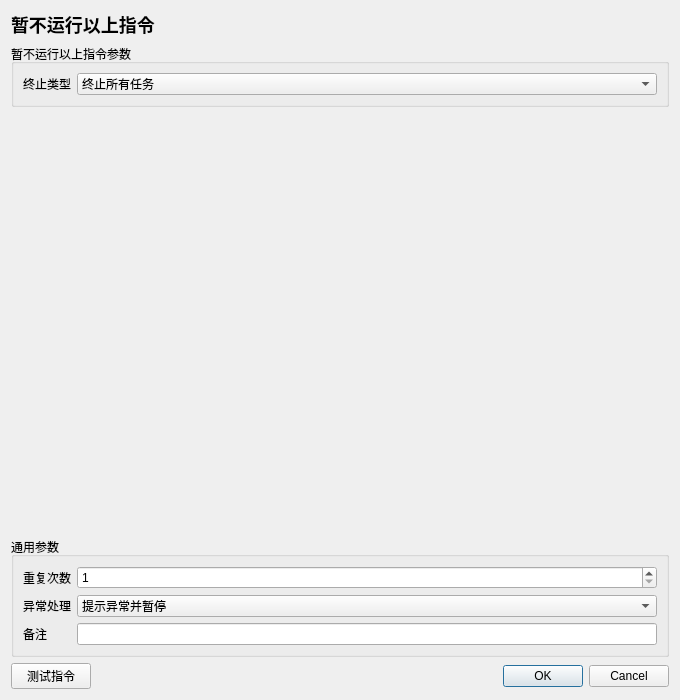
<?xml version="1.0" encoding="UTF-8"?>
<ui version="4.0"><class>InstructionEditor</class><widget class="QDialog" name="InstructionEditor">
<property name="geometry"><rect><x>0</x><y>0</y><width>680</width><height>700</height></rect></property><property name="minimumSize"><size><width>560</width><height>480</height></size></property><property name="windowTitle"><string>暂不运行以上指令</string></property>
<layout class="QVBoxLayout" name="rootLayout">
<item><widget class="QLabel" name="titleLabel"><property name="text"><string>暂不运行以上指令</string></property><property name="styleSheet"><string>font-size: 18px; font-weight: 600;</string></property></widget></item>
<item><widget class="QGroupBox" name="parameterGroupBox"><property name="title"><string>暂不运行以上指令参数</string></property><layout class="QFormLayout" name="parameterFormLayout"><item row="0" column="0"><widget class="QLabel" name="parameterLabel_0"><property name="text"><string>终止类型</string></property></widget></item><item row="0" column="1"><widget class="QComboBox" name="parameter_0"><item><property name="text"><string>终止所有任务</string></property></item><property name="currentIndex"><number>0</number></property></widget></item></layout></widget></item>
<item><spacer name="verticalSpacer"><property name="orientation"><enum>Qt::Vertical</enum></property><property name="sizeHint" stdset="0"><size><width>20</width><height>20</height></size></property></spacer></item>
<item><widget class="QGroupBox" name="commonGroupBox"><property name="title"><string>通用参数</string></property><layout class="QFormLayout" name="commonFormLayout">
<item row="0" column="0"><widget class="QLabel" name="repeatLabel"><property name="text"><string>重复次数</string></property></widget></item><item row="0" column="1"><widget class="QSpinBox" name="repeatSpinBox"><property name="minimum"><number>1</number></property><property name="maximum"><number>999999</number></property><property name="value"><number>1</number></property></widget></item>
<item row="1" column="0"><widget class="QLabel" name="errorPolicyLabel"><property name="text"><string>异常处理</string></property></widget></item><item row="1" column="1"><widget class="QComboBox" name="errorPolicyComboBox"><item><property name="text"><string>自动跳过</string></property></item><item><property name="text"><string>提示异常并暂停</string></property></item><item><property name="text"><string>提示异常并停止</string></property></item><property name="currentIndex"><number>1</number></property></widget></item>
<item row="2" column="0"><widget class="QLabel" name="noteLabel"><property name="text"><string>备注</string></property></widget></item><item row="2" column="1"><widget class="QLineEdit" name="noteEdit"/></item>
</layout></widget></item>
<item><layout class="QHBoxLayout" name="footerLayout"><item><widget class="QPushButton" name="testButton"><property name="text"><string>测试指令</string></property></widget></item><item><spacer name="footerSpacer"><property name="orientation"><enum>Qt::Horizontal</enum></property><property name="sizeHint" stdset="0"><size><width>40</width><height>20</height></size></property></spacer></item><item><widget class="QDialogButtonBox" name="buttonBox"><property name="standardButtons"><set>QDialogButtonBox::Cancel|QDialogButtonBox::Ok</set></property></widget></item></layout></item>
</layout></widget><resources/><connections/></ui>
